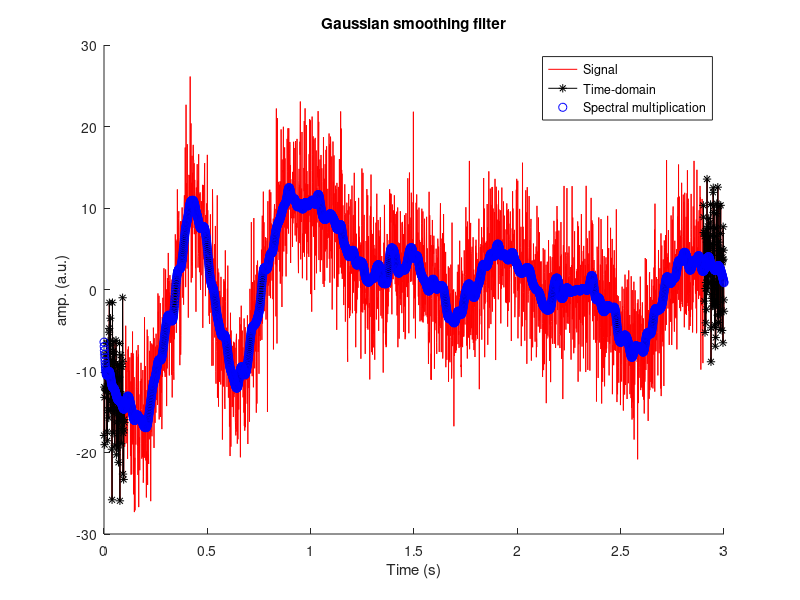
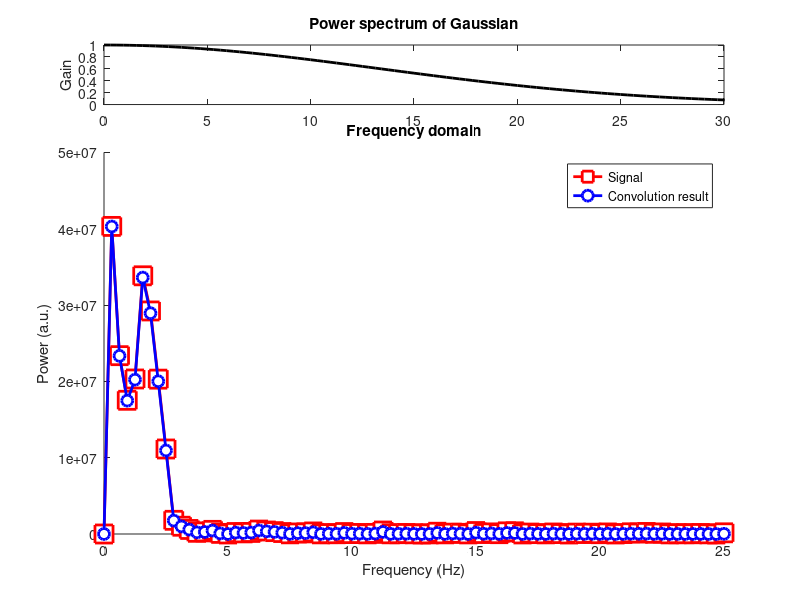

These figures' MATLAB source, in order:
clc
clear all
%% create the signal

% create signal
srate = 1000; % Hz
time  = 0:1/srate:3;
n     = length(time);
p     = 15; % poles for random interpolation

% noise level, measured in standard deviations
noiseamp = 5;

% amplitude modulator and noise level
ampl   = interp1(rand(p,1)*30,linspace(1,p,n));
noise  = noiseamp * randn(size(time));
signal = ampl + noise;

% subtract mean to eliminate DC
signal = signal - mean(signal);

%% create Gaussian kernel

% full-width half-maximum: the key Gaussian parameter
fwhm = 20; % in ms

% normalized time vector in ms
k = 100;
gtime = 1000*(-k:k)/srate;

% create Gaussian window
gauswin = exp( -(4*log(2)*gtime.^2) / fwhm^2 );

% then normalize Gaussian to unit energy
gauswin = gauswin / sum(gauswin);

%% filter as time-domain convolution

% initialize filtered signal vector
filtsigG = signal;

% implement the running mean filter
for i=k+1:n-k-1
    % each point is the weighted average of k surrounding points
    filtsigG(i) = sum( signal(i-k:i+k).*gauswin );
end
%% now repeat in the frequency domain

% compute N's
m = 2*k+1;
nConv = n + m - 1;

% FFTs
dataX = fft(signal,nConv);
gausX = fft(gauswin,nConv);

% IFFT
convres = ifft( dataX.*gausX );

% cut wings
convres = convres(k+1:end-k);

% frequencies vector
hz = linspace(0,srate,nConv);


%% plots


%%% time-domain plot

figure(1), clf, hold on

% lines
plot(time,signal,'r')
plot(time,filtsigG,'k*-')
plot(time,convres,'bo')

% frills
xlabel('Time (s)'), ylabel('amp. (a.u.)')
legend({'Signal';'Time-domain';'Spectral multiplication'})
title('Gaussian smoothing filter')





%%% frequency-domain plot

figure(2), clf

% plot Gaussian kernel
subplot(511)
plot(hz,abs(gausX).^2,'k','linew',2)
set(gca,'xlim',[0 30])
ylabel('Gain')
title('Power spectrum of Gaussian')


% raw and filtered data spectra
subplot(5,1,[2:5]), hold on
plot(hz,abs(dataX).^2,'rs-','markerfacecolor','w','markersize',13,'linew',2)
plot(hz,abs(dataX.*gausX).^2,'bo-','linew',2,'markerfacecolor','w','markersize',8)

% frills
xlabel('Frequency (Hz)'), ylabel('Power (a.u.)')
legend({'Signal';'Convolution result'})
title('Frequency domain')
set(gca,'xlim',[0 25])
